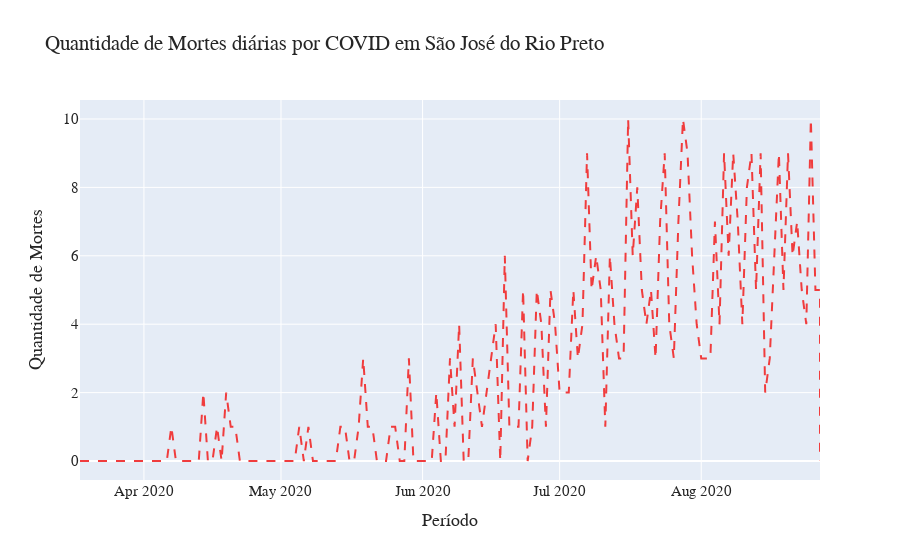

Notebook code for this chart:
### Markdown cell above
# Gráfico que ilustra a quantidade de mortes diárias no município de São José do Rio Preto.



O Gráfico abaixo é um Gráfico de linhas em que o eixo X representa os meses começando por março de 2020 até agosto de 2020. Enquanto o eixo Y ilustra a quantidade de mortes diárias a partir do período do escopo.

Com este gráfico o gestor pode ter ideia do fluxo de mortes diárias no munícipio.

### Code cell
# Paramêtros
trace1 = [go.Scatter(x = df_mortes['last_available_date'], y = df_mortes['new_deaths'],
                     mode = 'lines',
                     line = {'color': '#f03c3d',
                             'dash': 'dash'})]
data = trace1

# Configurações do layout
configuracoes_layout = go.Layout(title = 'Quantidade de Mortes diárias por COVID em São José do Rio Preto',
                                 font=dict(family = 'Arial',
                                           size = 15,
                                           color = 'rgb(37,37,37)'),
                                 yaxis={'title': 'Quantidade de Mortes'},
                                 xaxis={'title': 'Período'})

grafico1 = go.Figure(data = data, layout = configuracoes_layout)

# Plotando o grafico:
py.iplot(grafico1)

### Figure 1 — Plotly figure (JSON) as saved in the notebook; plotly's stock layout.template omitted (floating-point values rounded to 4 significant figures; data arrays with more than 128 entries replaced by an {"elided": "..."} marker saying what was removed)
{"data": [{"line": {"color": "#f03c3d", "dash": "dash"}, "mode": "lines", "type": "scatter", "x": {"elided": "164 str values"}, "y": {"elided": "164 int values"}}], "layout": {"font": {"color": "rgb(37,37,37)", "family": "Arial", "size": 15}, "title": {"text": "Quantidade de Mortes diárias por COVID em São José do Rio Preto"}, "xaxis": {"title": {"text": "Período"}}, "yaxis": {"title": {"text": "Quantidade de Mortes"}}}}
